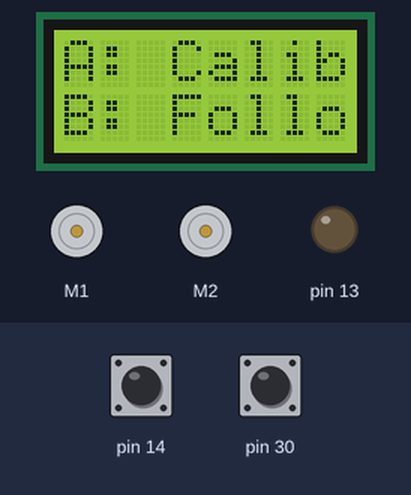
The program below on a simulated Arduino Leonardo, built with avr-gcc and run on an emulated ATmega32U4. On the bench: 8×2 character LCD, 2 × DC motor (green arrow = forward, orange = backward, longer = faster), output pins drawn as LEDs (lit = HIGH). The test bench sets the inputs (shaded band); at power-on: pin 14 HIGH, pin 30 HIGH.

Above: at 4.2 s.
4.3 s: pin 14 pulled LOW for 0.15 s
At 5.1 s:
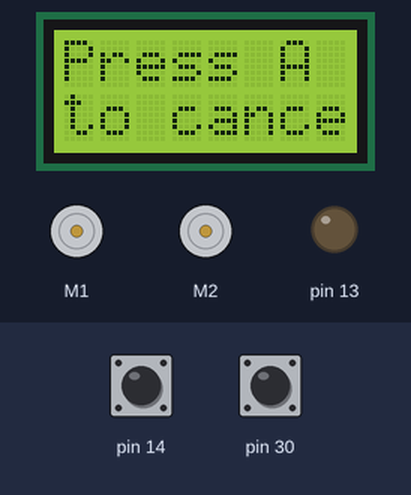
7.4 s: pin 14 pulled LOW for 1 s
At 8.2 s:
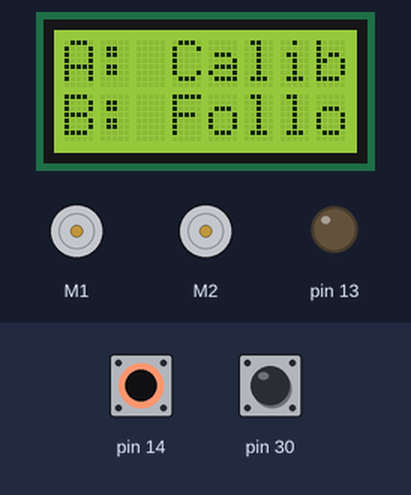
9.9 s: pin 30 pulled LOW for 0.15 s
At 11.7 s:
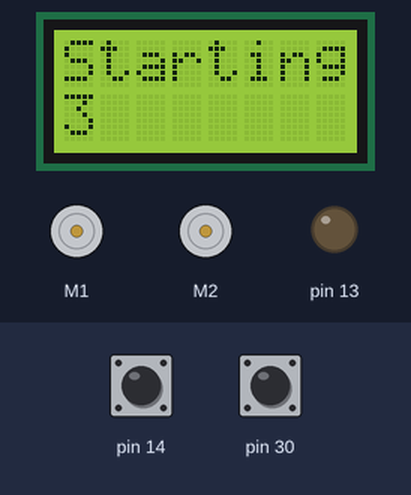
13.0 s: pin 14 pulled LOW for 0.15 s
At 14.5 s:
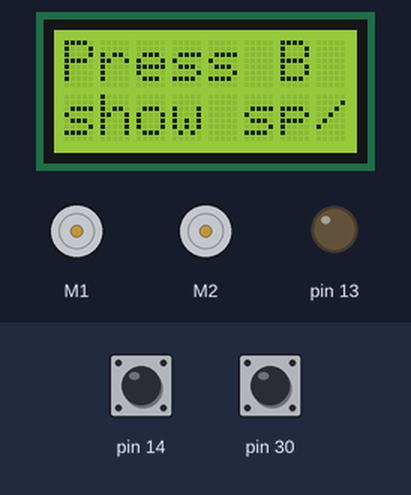
16.1 s: pin 14 pulled LOW for 3.2 s
At 17.2 s:
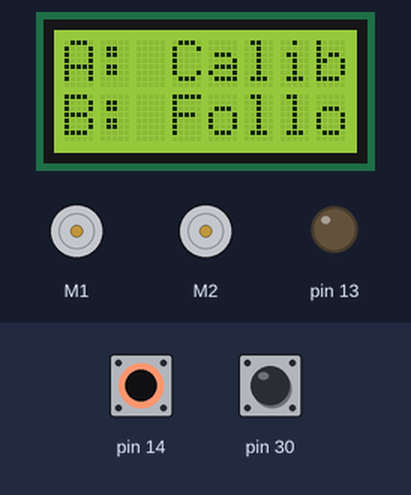
20.8 s: pin 30 pulled LOW for 1 s
At 30.0 s:
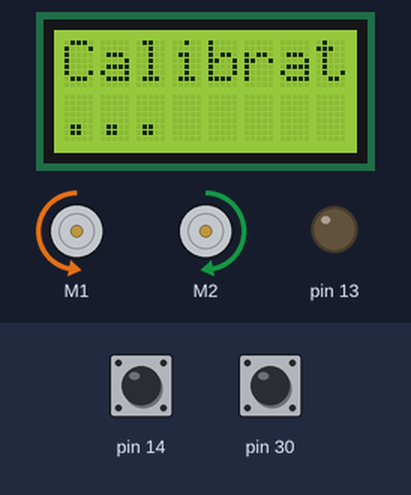
Timing chart, 0 to 32.3 s (numbered marks = the images above; inputs shaded):
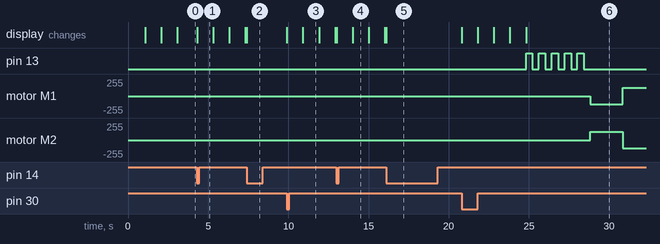

The program:

main.cpp
```cpp
#include <Arduino.h>
#include <ApplicationConfig.h>
#include <Zumo32U4.h>
#include <Timer.h>
#include <Range.h>
#include <Sequence.h>
#include <PidController.h>
#include <Scaling.h>

Zumo32U4ButtonA buttonA;
Zumo32U4ButtonB buttonB;
Zumo32U4Motors motors;
Zumo32U4LineSensors lineSensors;
Zumo32U4LCD lcd;

struct Sequences
{
    // Exercises
    Sequence exercise1;
    Sequence exercise2;
    Sequence exercise3;
    Sequence exercise4;

    // Functions
    Sequence moveEight;
    Sequence flashAllLeds;
    Sequence calibration;
    Sequence printPosition;
    Sequence lcdScroll;
    Sequence loop;

    // Groups
    struct FollowLineSequences
    {
        Sequence followLine;
        Sequence printSpeed;
    } followLineGroup;
} sequences;

struct ApplicationState
{
    PidController linePidController = PidController(appConfig.linePidConfig);

    // Set by printMessage functions
    // to make the background lcd scroll
    // sequence start/stop scrolling
    bool scrollLcd = false;

    // TODO: Implement EEPROM
    // Changing the shape of this struct will change the way
    // the data is stored in EEPROM.
    // Any existing EEPROM will no longer be usable.
    struct SensorData
    {
        unsigned int lineSensorValues[APP_CONFIG_NUM_LINE_SENSORS];
    } memorizedValues;
} state;

void blockingCountdown(const String message, const int durationMillis)
{
    for (int i = durationMillis; i > 0; i--)
    {
        lcd.clear();
        lcd.gotoXY(0, 0);
        lcd.print(message);
        lcd.gotoXY(0, 1);
        lcd.print(i);
        delay(1000);
    }
    lcd.clear();
}

void setup()
{
    Serial.begin(9600);
    lineSensors.initFiveSensors();
    blockingCountdown("Starting ...", 3);
}

void exercise1()
{
    // By adding  || exercise1Sequence.hasFinished()
    // we ensure that the sequence will execute in its entirety
    // even after the button is released. This ensures that
    // the led will have the same state as it appears
    // at the end of the sequence.
    if (buttonA.isPressed() || sequences.exercise1.hasFinished())
    {
        sequences.exercise1
            .then([&] { //
                ledGreen(true);
            })
            .delay(100)
            .then([&] { //
                ledGreen(false);
            })
            .delay(100)
            .loop()
            .endOfSequence();
    }
}

/**
 * @return true when sequence is finished
 */
bool moveEight(int speed)
{
    return sequences.moveEight
        .then([&] { //
            motors.setSpeeds(0, speed);
        })
        .delay(2000)
        .then([&] { //
            motors.setSpeeds(speed, speed);
        })
        .delay(1000)
        .then([&] { //
            motors.setSpeeds(speed, 0);
        })
        .delay(2000)
        .loop()
        .endOfSequence();
}

void moveCircle(int speed, bool direction)
{
    int slowSpeed = speed / 3;
    if (direction)
    {
        motors.setSpeeds(slowSpeed, speed);
    }
    else
    {
        motors.setSpeeds(slowSpeed, speed);
    }
}

void exercise2()
{
    sequences.exercise2
        .thenWhenReturnsTrue([&] { //
            // moveEight returns true when its sequence has finished
            // this function will continue to the next step when
            // its return value is true.
            // That means that this sequence will continue
            // after the moveEight sequence finishes.
            return moveEight(appConfig.targetSpeed);
        })
        .thenWhenReturnsTrue([&] { //
            return moveEight(appConfig.targetSpeed);
        })
        .then([&] { //
            moveCircle(appConfig.targetSpeed, true);
        })
        .delay(2000)
        .then([&] { //
            moveCircle(appConfig.targetSpeed, false);
        })
        .delay(2000)
        .loop()
        .endOfSequence();
}

void printMessage(const String message, const String message2)
{
    lcd.clear();
    lcd.gotoXY(0, 0);
    lcd.print(message);
    lcd.gotoXY(0, 1);
    lcd.print(message2);
    state.scrollLcd = false;
}

void printValues(const float message, const float message2)
{
    printMessage(String(message, 2), String(message2, 2));
}

void printMessage(const String message)
{
    printMessage(message, "");
}

void printScrollMessage(const String message, const String message2)
{
    printMessage(message, message2);
    state.scrollLcd = true;
}

/**
 * @return true when sequence is finished
 */
bool flashAllLeds(const int numFlashes, const int flashDuration)
{
    return sequences.flashAllLeds
        .then([&] { //
            ledGreen(true);
            ledRed(true);
            ledYellow(true);
        })
        .delay(flashDuration)
        .then([&] { //
            ledGreen(false);
            ledRed(false);
            ledYellow(false);
        })
        .delay(flashDuration)
        .loopTimes(numFlashes, true)
        .endOfSequence();
}

/**
 * @return true when sequence is finished
 */
bool calibrate(const int speed)
{
    // This if will run in parallell with the sequence
    if (buttonA.getSingleDebouncedPress())
    {
        motors.setSpeeds(0, 0);
        sequences.calibration.reset();
        return true;
    }
    return sequences.calibration
        .then([&] { //
            printMessage("Press A", "to cancel");
        })
        .delay(1000)
        .then([&] { //
            printMessage("Starting in", "3");
        })
        .delay(1000)
        .then([&] { //
            printMessage("Starting in", "2");
        })
        .delay(1000)
        .then([&] { //
            printMessage("Starting in", "1");
        })
        .delay(1000)
        .then([&] { //
            printMessage("Calibrating", "...");
        })
        .thenWhenReturnsTrue([&] { //
            return flashAllLeds(
                appConfig.numSafetyFlashesBeforeStart,
                appConfig.safetyFlashDurationMs);
        })
        .thenRunFor(2000, [&] { //
            motors.setSpeeds(-speed, speed);
            lineSensors.calibrate();
        })
        .thenRunFor(2000, [&] { //
            motors.setSpeeds(speed, -speed);
            lineSensors.calibrate();
        })
        .repeatPreviousStepsTimes(2, 2)
        .then([&] { //
            motors.setSpeeds(0, 0);
            printMessage("Done!");
        })
        .delay(1000)
        // By using loop this function can be used multiple times without
        // having to reset the sequence.
        .loop()
        .endOfSequence();
}

int getLineSensorValue()
{
    // NB! The variable passed to readLine is a reference that will be
    // updated by the function. Make sure you pass the ACTUAL
    // variable that should receive the changes.
    // In short, you can NOT make a variable to store the value of
    // state.memorizedValues.lineSensorValues
    // and then pass this to readLine.
    return lineSensors.readLine(state.memorizedValues.lineSensorValues);
}

void printValue(const String message, const String value)
{
    lcd.clear();
    lcd.gotoXY(0, 0);
    lcd.print(message);
    lcd.gotoXY(0, 1);
    lcd.print(value);
}

void printValue(const String message, const int value)
{
    printValue(message, String(value, 2));
}

/**
 * @return true if the sequence is finished
 */
bool printPosition()
{
    return sequences.printPosition
        .then([&] { //
            printMessage("Press A", "to cancel");
        })
        .delay(3000)
        .thenWhenReturnsTrue([&] { //
            const int position = getLineSensorValue();
            printValue("Position: ", position);
            return buttonA.getSingleDebouncedPress();
        })
        .loop()
        .endOfSequence();
}

String getProgressBar(const int value, const Range range)
{
    const int numDots = Scaling::mapToRange(
        value, range, Range(0, appConfig.lcdWidth));

    String bar = "";
    for (int i = 0; i < numDots; i++)
    {
        bar += "|";
    }
    return bar;
}

/**
 * @return true if the sequence is finished
 */
bool followLine()
{
    // This if will run in parallell with the sequence
    if (buttonA.getSingleDebouncedPress())
    {
        motors.setSpeeds(0, 0);
        sequences.followLineGroup.followLine.reset();
        return true;
    }
    return sequences.followLineGroup.followLine
        .then([&] { //
            printMessage("Press A", "to cancel");
        })
        .delay(1000)
        .then([&] { //
            printMessage("Press B to", "show sp/pos");
        })
        .delay(1000)
        .then([&] { //
            printMessage("Starting in", "3");
        })
        .delay(1000)
        .then([&] { //
            printMessage("Starting in", "2");
        })
        .delay(1000)
        .then([&] { //
            printMessage("Starting in", "1");
        })
        .delay(1000)
        .then([&] { //
            printMessage("Following", "line ...");
        })
        .thenWhenReturnsTrue([&] { //
            return flashAllLeds(
                appConfig.numSafetyFlashesBeforeStart,
                appConfig.safetyFlashDurationMs);
        })
        .thenWhenReturnsTrue([&] { //
            Range outputRange = appConfig.linePidConfig.outputRange;
            Range inputRange = appConfig.linePidConfig.inputRange;
            // const int sensorValue = currentPosition;
            const int sensorValue = getLineSensorValue();

            const int output = state.linePidController.update(sensorValue, 2000, true);

            // Assign the output to the left
            const int leftSpeed = appConfig.targetSpeed + output;
            // Take what ever is left over and assign it to the right along with the output
            const int unusedLeftSpeed = Scaling::remainderFromClamp(leftSpeed, outputRange);
            const int rightSpeed = appConfig.targetSpeed - output - unusedLeftSpeed;
            // Take what ever is left over and assign/re-assign it to the left
            const int unusedRightSpeed = Scaling::remainderFromClamp(rightSpeed, outputRange);
            const int rightCompensatedLeftSpeed = leftSpeed - unusedRightSpeed;
            // Clamp the distributed speeds to the output range
            const int clampedLeftSpeed = Scaling::clamp(rightCompensatedLeftSpeed, outputRange);
            const int clampedRightSpeed = Scaling::clamp(rightSpeed, outputRange);

            sequences.followLineGroup.printSpeed
                .thenWhenReturnsTrue([&] { //
                    printMessage(
                        "Position",
                        getProgressBar(sensorValue, inputRange));

                    return buttonB.getSingleDebouncedPress();
                })
                .thenWhenReturnsTrue([&] { //
                    printValues(sensorValue, output);
                    return buttonB.getSingleDebouncedPress();
                })
                .thenWhenReturnsTrue([&] { //
                    printValues(clampedLeftSpeed, clampedRightSpeed);
                    return buttonB.getSingleDebouncedPress();
                })
                .loop()
                .endOfSequence();

            motors.setSpeeds(clampedLeftSpeed, clampedRightSpeed);
            return buttonA.getSingleDebouncedPress();
        })
        .then([&] { //
            // Kill the motors after the user stops the program
            motors.setSpeeds(0, 0);
        })
        .loop()
        .endOfSequence();
}

void exercise3()
{
    sequences.exercise3
        .then([&] { //
            printMessage("Press A to", "calibrate");
        })
        .thenWhenReturnsTrue([&] { //
            return buttonA.getSingleDebouncedRelease();
        })
        .thenWhenReturnsTrue([&] { //
            return calibrate(appConfig.calibrationSpeed);
        })
        .thenWhenReturnsTrue([&] { //
            return printPosition();
        })
        .loop()
        .endOfSequence();
}

void exercise4()
{
    sequences.exercise4
        .then([&] { //
            printMessage("Press A to", "calibrate");
        })
        .thenWhenReturnsTrue([&] { //
            return buttonA.getSingleDebouncedRelease();
        })
        .thenWhenReturnsTrue([&] { //
            return calibrate(appConfig.calibrationSpeed);
        })
        .then([&] { //
            printMessage("Press A to", "follow line");
        })
        .thenWhenReturnsTrue([&] { //
            return buttonA.getSingleDebouncedRelease();
        })
        .thenWhenReturnsTrue([&] { //
            return followLine();
        })
        .loop()
        .endOfSequence();
}

// Keeps the LCD scrolling constantly
// so that this does not have to be implemented
// elsewhere in the code.
void updateLcdScroll()
{
    if (false)
    {
        sequences.lcdScroll
            .then([&] { //
                lcd.scrollDisplayLeft();
            })
            .delay(300)
            .repeatPreviousStepsTimes(2, 20)
            .then([&] { //
                lcd.scrollDisplayRight();
            })
            .repeatPreviousStepsTimes(1, 20)
            .delay(1500)
            .loop()
            .endOfSequence();
    }
}

void updateMenuControls()
{
    sequences.loop
        .then([&] { //
            printScrollMessage("A: Calibrate", "B: Follow Line");
            sequences.calibration.reset();
            sequences.followLineGroup.followLine.reset();
            sequences.calibration.pause();
            sequences.followLineGroup.followLine.pause();
        })
        .thenWhenReturnsTrue([&] { //
            if (buttonA.getSingleDebouncedPress())
            {
                sequences.calibration.start();
                return true;
            }
            else if (buttonB.getSingleDebouncedPress())
            {
                sequences.calibration.start();
                sequences.followLineGroup.followLine.start();
                return true;
            }
            return false;
        })
        // Only one of these two next sequences should be running at a time.
        // because we reset them in the steps above
        //.thenWhenReturnsTrue([&] { //
        .thenWhenReturnsTrue([&] { //
            // Will continue if the sequence is not running
            return calibrate(appConfig.calibrationSpeed);
        })
        .thenWhenReturnsTrue([&] { //
            // Will continue if the sequence is not running
            return followLine();
        })
        .loop()
        .endOfSequence();
}

void loop()
{
    updateLcdScroll();
    updateMenuControls();
    // Delay the entire loop for one millisecond
    // since our code is now blazingly fast
    delay(1);
}
```

Measured:
- after the input at 4.3 s, the display: changes at once (image 1)
- after the input at 7.4 s, pin 13: stops changing and stays LOW; the display: changes at once (image 2)
- after the input at 9.9 s, the display: first changes at once (image 3 shows a later state)
- after the input at 13.0 s, pin 13: stops changing and stays LOW; the display: first changes at once (image 4 shows a later state)
- after the input at 16.1 s, pin 13: stops changing and stays LOW; the display: changes at once (image 5)
- after the input at 20.8 s, pin 13: alternates HIGH for 0.40 s and LOW for 0.40 s, 10 changes in all, then stays LOW, starting after 4.0 s; motor M1: stopped → backward 127/255 after 8.0 s, → forward 127/255 2.0 s later
- what the display in image 3 shows lasts 1.0 s, from 10.9 s to 11.9 s
